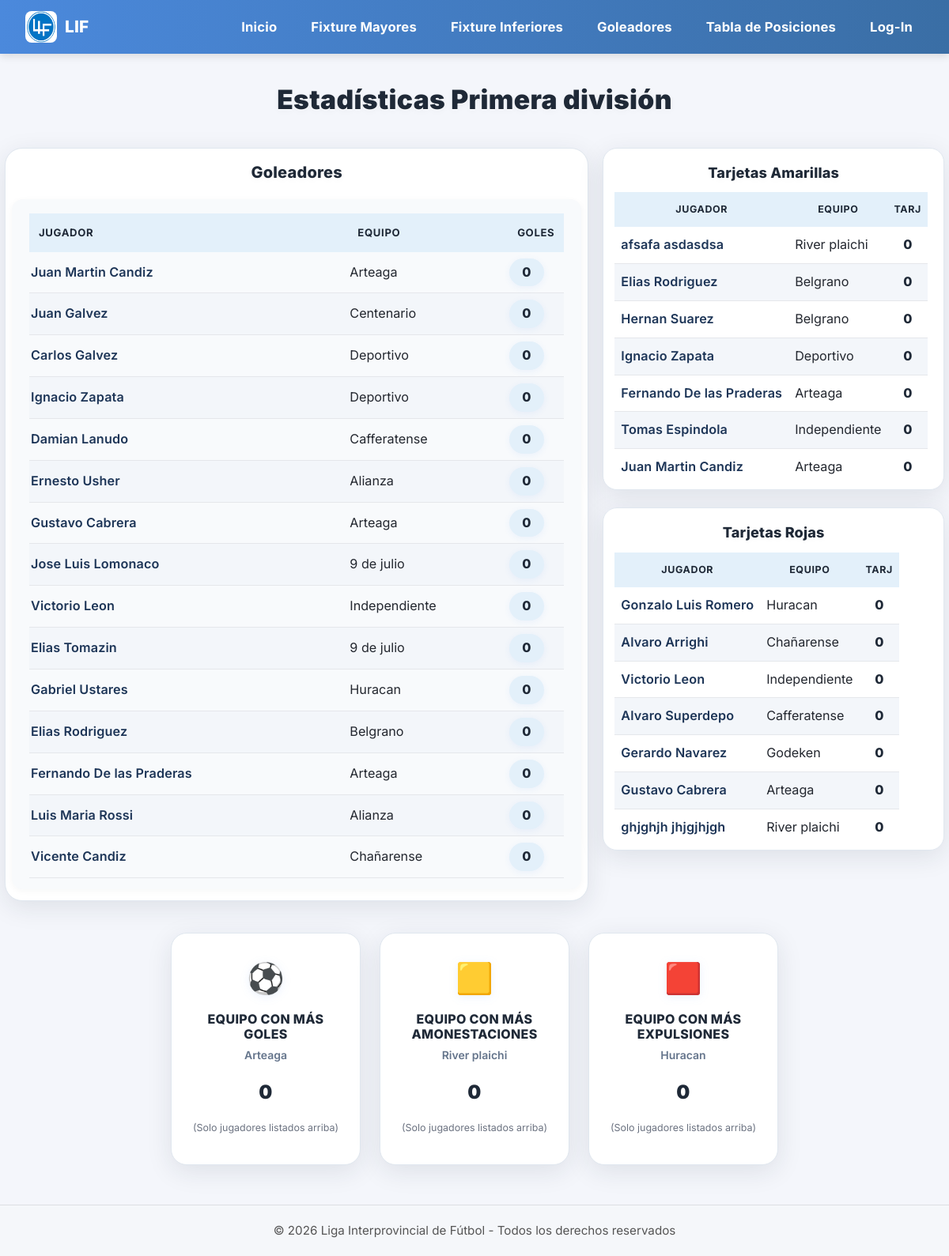
Screenshot of /goleadores/primera with the database file from the repository.
### app/models/models.py (models this page shows, shortened)
class Jugador(db.Model):
    __tablename__ = 'jugador'
    numero_carnet = db.Column(db.Integer, primary_key=True)
    nombre = db.Column(db.String(100), nullable=False)
    apellido = db.Column(db.String(100), nullable=False)
    fecha_nacimiento = db.Column(db.Date, nullable=True)
    club_id = db.Column(db.Integer, db.ForeignKey('club.id'), nullable=True)
    creado_en = db.Column(db.DateTime, default=datetime.datetime.utcnow, nullable=False)
    club = db.relationship('Club', backref='jugadores', lazy='joined')
    equipos = db.relationship('JugadorEquipo', back_populates='jugador', lazy='select', cascade='all, delete-orphan')
    estadisticas = db.relationship('EstadoJugadorPartido', back_populates='jugador', lazy='select', cascade='all, delete-orphan')
    __table_args__ = (
        UniqueConstraint('nombre', 'apellido', 'club_id', name='uq_jugador_nombre_apellido_club'),
    )

class Club(db.Model):
    __tablename__ = 'club'
    id = db.Column(db.Integer, primary_key=True)
    nombre = db.Column(db.String(150), nullable=False, unique=True)
    localidad = db.Column(db.String(120), nullable=True)
    escudo_url = db.Column(db.String(300), nullable=True)
    equipos = db.relationship('Equipo', back_populates='club', lazy='select', cascade='all, delete-orphan')

### app/routes/views.py (the view)
@views.route('/goleadores/<categoria>')
def mostrar_estadisticas(categoria):
    goles = consulta_estadistica(EstadoJugadorPartido.cant_goles, categoria, limite=15)
    amarillas = consulta_estadistica(EstadoJugadorPartido.tarjetas_amarillas, categoria, limite=10)
    rojas = consulta_estadistica(EstadoJugadorPartido.tarjetas_rojas, categoria, limite=10)
    estad = calcular_estadisticas(goles, amarillas, rojas)
    return render_template(
        'goleadores.html',
        categoria=categoria,
        goles=goles,
        amarillas=amarillas,
        rojas=rojas,
        stats=estad["stats"]   # 👈 AHORA SÍ EXISTE Y FUNCIONA
    )

### app/templates/goleadores.html (shortened to what this page needs)
{% extends "base.html" %}
{% block content %}
<h1 style="text-align:center;font-size:2.1rem;font-weight:900;margin:38px 0 18px 0;letter-spacing:0.01em;">Estadísticas {{ categoria|capitalize }} división</h1>
<div class="main-grid">
    <div class="left-card">
        <h2>Goleadores</h2>
        <div class="table-goleadores-wrapper">
            <table class="table-goleadores">
                <thead>
                    <tr>
                        <th style="width:60%;">Jugador</th>
                        <th style="width:30%;">Equipo</th>
                        <th style="width:10%;">Goles</th>
                    </tr>
                </thead>
                <tbody>
                    {% for carnet, nombre, apellido, club_nombre, total in goles %}
                    <tr>
                        <td class="player-name">{{ nombre }} {{ apellido }}</td>
                        <td>{{ club_nombre }}</td>
                        <td><span class="badge-goals">{{ total }}</span></td>
                    </tr>
                    {% endfor %}
                </tbody>
            </table>
        </div>
    </div>
    <div class="right-column">
        <div class="card-panel">
            <h3>Tarjetas Amarillas</h3>
            <div class="panel-scroll">
                <table class="panel-table">
                    <thead>
                        <tr>
                            <th>Jugador</th>
                            <th>Equipo</th>
                            <th style="text-align:right;">Tarj</th>
                        </tr>
                    </thead>
                    <tbody>
                        {% for carnet, nombre, apellido, club_nombre, total in amarillas %}
                        <tr>
                            <td class="player-name">{{ nombre }} {{ apellido }}</td>
                            <td>{{ club_nombre }}</td>
                            <td class="count">{{ total }}</td>
                        </tr>
                        {% endfor %}
                    </tbody>
                </table>
            </div>
        </div>
        <div class="card-panel">
            <h3>Tarjetas Rojas</h3>
            <div class="panel-scroll">
                <table class="panel-table">
                    <thead>
                        <tr>
                            <th>Jugador</th>
                            <th>Equipo</th>
                            <th style="text-align:right;">Tarj</th>
                        </tr>
                    </thead>
                    <tbody>
                        {% for carnet, nombre, apellido, club_nombre, total in rojas %}
                        <tr>
                            <td class="player-name">{{ nombre }} {{ apellido }}</td>
                            <td>{{ club_nombre }}</td>
                            <td class="count">{{ total }}</td>
                        </tr>
                        {% endfor %}
                    </tbody>
                </table>
            </div>
        </div>
    </div>
</div>
<div class="stats-wrapper">
    {% for key, stat in stats.items() %}
    <div class="stat-card">
        <div class="stat-icon">{{ stat.icon }}</div>
        <h4 class="stat-title">{{ stat.titulo }}</h4>
        <p class="stat-team">{{ stat.equipo }}</p>
        <p class="stat-value">{{ stat.valor }}</p>
        <p class="stat-desc">{{ stat.descripcion }}</p>
    </div>
    {% endfor %}
</div>
{% endblock %}

### app/templates/base.html (style rules this page uses)
body { font-family: 'Inter', 'Roboto', Arial, sans-serif; background: linear-gradient(180deg, #e9eef5 0%, #f6f8fb 40%, #ffffff 100%); margin: 0; padding: 0; color: #2c3e50; line-height: 1.6; }
h1 { text-align: center; margin-bottom: 20px; font-weight: 900; color: #1f2d3d; font-size: 2.1rem; font-family: 'Inter', 'Roboto', Arial, sans-serif; letter-spacing: 0.01em; }

### rows the page displays
Jugador: nombre "Juan Martin", apellido "Candiz", nombre "Arteaga", total "0"
Jugador: nombre "Juan", apellido "Galvez", nombre "Centenario", total "0"
Jugador: nombre "Carlos", apellido "Galvez", nombre "Deportivo", total "0"
Jugador: nombre "Ignacio", apellido "Zapata", nombre "Deportivo", total "0"
Jugador: nombre "Damian", apellido "Lanudo", nombre "Cafferatense", total "0"
Jugador: nombre "Ernesto", apellido "Usher", nombre "Alianza", total "0"
Jugador: nombre "Gustavo", apellido "Cabrera", nombre "Arteaga", total "0"
Jugador: nombre "Jose Luis", apellido "Lomonaco", nombre "9 de julio", total "0"
Jugador: nombre "Victorio", apellido "Leon", nombre "Independiente", total "0"
Jugador: nombre "Elias", apellido "Tomazin", nombre "9 de julio", total "0"
Jugador: nombre "Gabriel", apellido "Ustares", nombre "Huracan", total "0"
Jugador: nombre "Elias", apellido "Rodriguez", nombre "Belgrano", total "0"
Jugador: nombre "Fernando", apellido "De las Praderas", nombre "Arteaga", total "0"
Jugador: nombre "Luis Maria", apellido "Rossi", nombre "Alianza", total "0"
Jugador: nombre "Vicente", apellido "Candiz", nombre "Chañarense", total "0"
Jugador: nombre "afsafa", apellido "asdasdsa", nombre "River plaichi", total "0"
Jugador: nombre "Hernan", apellido "Suarez", nombre "Belgrano", total "0"
Jugador: nombre "Tomas", apellido "Espindola", nombre "Independiente", total "0"
Jugador: nombre "Gonzalo Luis", apellido "Romero", nombre "Huracan", total "0"
Jugador: nombre "Alvaro", apellido "Arrighi", nombre "Chañarense", total "0"
Jugador: nombre "Alvaro", apellido "Superdepo", nombre "Cafferatense", total "0"
Jugador: nombre "Gerardo", apellido "Navarez", nombre "Godeken", total "0"
Jugador: nombre "ghjghjh", apellido "jhjgjhjgh", nombre "River plaichi", total "0"
Club: equipo "Arteaga"
Club: equipo "River plaichi"
Club: equipo "Huracan"

### other values shown
{{ categoria|capitalize }} "Primera"
{{ stat.icon }} "⚽" "🟨" "🟥"
{{ stat.titulo }} "EQUIPO CON MÁS GOLES" "EQUIPO CON MÁS AMONESTACIONES" "EQUIPO CON MÁS EXPULSIONES"
{{ stat.valor }} "0" "0" "0"
{{ stat.descripcion }} "(Solo jugadores listados arriba)" "(Solo jugadores listados arriba)" "(Solo jugadores listados arriba)"
